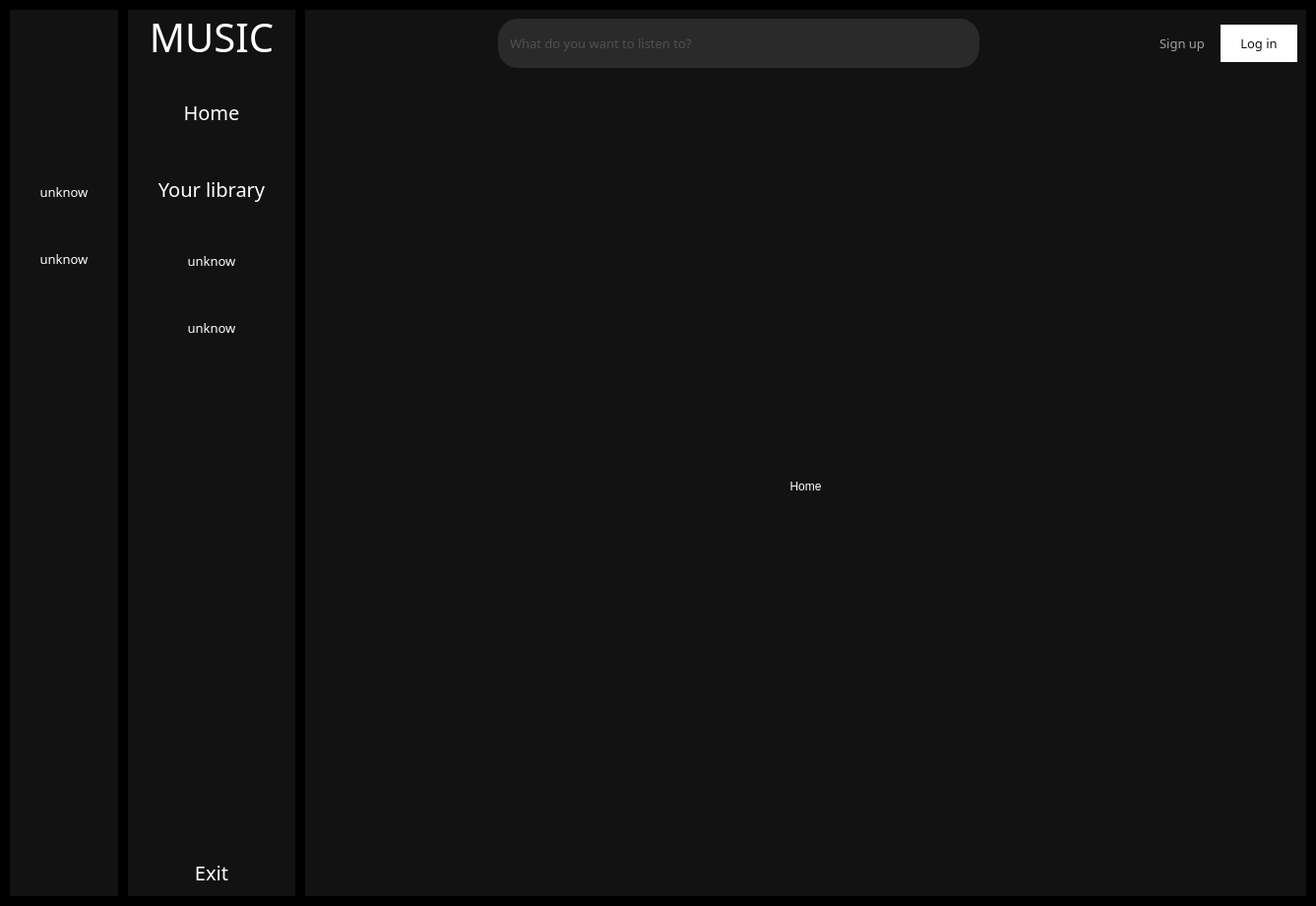
<?xml version="1.0" encoding="UTF-8"?>
<ui version="4.0">
 <class>MainWindow</class>
 <widget class="QMainWindow" name="MainWindow">
  <property name="geometry">
   <rect>
    <x>0</x>
    <y>0</y>
    <width>1337</width>
    <height>920</height>
   </rect>
  </property>
  <property name="font">
   <font>
    <family>Arial Rounded MT Bold</family>
    <pointsize>10</pointsize>
   </font>
  </property>
  <property name="windowTitle">
   <string>MainWindow</string>
  </property>
  <widget class="QWidget" name="centralwidget">
   <property name="styleSheet">
    <string notr="true">*{
border:none;
padding: 0px;
margin:0px;
color:#fff
}

#centralwidget{
background-color: black;
}

#icon_only_widget{
background-color:#121212
}

#full_menu_widget{
background-color:#121212
}

#main_widget {
background-color:#121212;
}

#icon_only_widget QPushButton {
border:none;
padding:10px 30px;
border-radius:10px
}

#full_menu_widget QPushButton {
border:none;
padding:10px 30px;
border-radius:10px;
color:white
}

#search_input{
border:none;
padding: 15px 10px;
border-radius: 20px;
background-color: #2A2A2A;
color:#757575
}

#search_input:hover {
border: 1px solid gray
}

#search_input:focus {
border: 2px solid white
}

#login_btn{
background-color:white;
padding: 10px 20px;
border-radius: 20px;
color:#121212;
}

#signup_btn{
padding: 10px;
color: #A2A2A2;
}

#signup_btn:hover{
color:white
}</string>
   </property>
   <layout class="QGridLayout" name="gridLayout">
    <property name="leftMargin">
     <number>10</number>
    </property>
    <property name="topMargin">
     <number>10</number>
    </property>
    <property name="rightMargin">
     <number>10</number>
    </property>
    <property name="bottomMargin">
     <number>10</number>
    </property>
    <property name="spacing">
     <number>10</number>
    </property>
    <item row="0" column="0">
     <widget class="QWidget" name="icon_only_widget" native="true">
      <layout class="QVBoxLayout" name="verticalLayout_3">
       <property name="spacing">
        <number>0</number>
       </property>
       <property name="leftMargin">
        <number>0</number>
       </property>
       <property name="topMargin">
        <number>0</number>
       </property>
       <property name="rightMargin">
        <number>0</number>
       </property>
       <property name="bottomMargin">
        <number>0</number>
       </property>
       <item>
        <layout class="QHBoxLayout" name="logo_layout">
         <property name="spacing">
          <number>0</number>
         </property>
         <property name="bottomMargin">
          <number>0</number>
         </property>
         <item alignment="Qt::AlignVCenter">
          <widget class="QLabel" name="label">
           <property name="minimumSize">
            <size>
             <width>0</width>
             <height>0</height>
            </size>
           </property>
           <property name="maximumSize">
            <size>
             <width>60</width>
             <height>60</height>
            </size>
           </property>
           <property name="font">
            <font>
             <family>Arial Rounded MT Bold</family>
             <pointsize>5</pointsize>
            </font>
           </property>
           <property name="text">
            <string/>
           </property>
           <property name="pixmap">
            <pixmap>resources3.qrc/icons8-music-50.png</pixmap>
           </property>
           <property name="scaledContents">
            <bool>true</bool>
           </property>
           <property name="alignment">
            <set>Qt::AlignCenter</set>
           </property>
           <property name="margin">
            <number>10</number>
           </property>
          </widget>
         </item>
        </layout>
       </item>
       <item>
        <layout class="QVBoxLayout" name="verticalLayout">
         <property name="spacing">
          <number>30</number>
         </property>
         <property name="leftMargin">
          <number>0</number>
         </property>
         <property name="topMargin">
          <number>20</number>
         </property>
         <property name="rightMargin">
          <number>0</number>
         </property>
         <property name="bottomMargin">
          <number>0</number>
         </property>
         <item>
          <widget class="QPushButton" name="home_btn">
           <property name="text">
            <string/>
           </property>
           <property name="icon">
            <iconset>
             <normaloff>resources3.qrc/House.svg</normaloff>resources3.qrc/House.svg</iconset>
           </property>
           <property name="iconSize">
            <size>
             <width>40</width>
             <height>40</height>
            </size>
           </property>
           <property name="checkable">
            <bool>true</bool>
           </property>
           <property name="autoExclusive">
            <bool>true</bool>
           </property>
          </widget>
         </item>
         <item>
          <widget class="QPushButton" name="library_btn">
           <property name="text">
            <string/>
           </property>
           <property name="icon">
            <iconset>
             <normaloff>resources3.qrc/Playlist.svg</normaloff>resources3.qrc/Playlist.svg</iconset>
           </property>
           <property name="iconSize">
            <size>
             <width>40</width>
             <height>40</height>
            </size>
           </property>
           <property name="checkable">
            <bool>true</bool>
           </property>
           <property name="autoExclusive">
            <bool>true</bool>
           </property>
          </widget>
         </item>
         <item>
          <widget class="QPushButton" name="pushButton_4">
           <property name="text">
            <string>unknow</string>
           </property>
           <property name="checkable">
            <bool>true</bool>
           </property>
           <property name="autoExclusive">
            <bool>true</bool>
           </property>
          </widget>
         </item>
         <item>
          <widget class="QPushButton" name="pushButton_5">
           <property name="text">
            <string>unknow</string>
           </property>
           <property name="checkable">
            <bool>true</bool>
           </property>
           <property name="autoExclusive">
            <bool>true</bool>
           </property>
          </widget>
         </item>
        </layout>
       </item>
       <item>
        <spacer name="verticalSpacer">
         <property name="orientation">
          <enum>Qt::Vertical</enum>
         </property>
         <property name="sizeHint" stdset="0">
          <size>
           <width>20</width>
           <height>522</height>
          </size>
         </property>
        </spacer>
       </item>
       <item>
        <widget class="QPushButton" name="exit">
         <property name="text">
          <string/>
         </property>
         <property name="icon">
          <iconset>
           <normaloff>resources3.qrc/icons8-exit-50.png</normaloff>resources3.qrc/icons8-exit-50.png</iconset>
         </property>
         <property name="iconSize">
          <size>
           <width>30</width>
           <height>30</height>
          </size>
         </property>
        </widget>
       </item>
      </layout>
     </widget>
    </item>
    <item row="0" column="1">
     <widget class="QWidget" name="full_menu_widget" native="true">
      <layout class="QVBoxLayout" name="verticalLayout_4">
       <property name="spacing">
        <number>5</number>
       </property>
       <property name="leftMargin">
        <number>0</number>
       </property>
       <property name="topMargin">
        <number>0</number>
       </property>
       <property name="rightMargin">
        <number>0</number>
       </property>
       <property name="bottomMargin">
        <number>0</number>
       </property>
       <item>
        <widget class="QLabel" name="label_3">
         <property name="font">
          <font>
           <family>Arial Rounded MT Bold</family>
           <pointsize>30</pointsize>
          </font>
         </property>
         <property name="text">
          <string>MUSIC</string>
         </property>
         <property name="alignment">
          <set>Qt::AlignCenter</set>
         </property>
         <property name="margin">
          <number>0</number>
         </property>
        </widget>
       </item>
       <item>
        <layout class="QVBoxLayout" name="verticalLayout_2">
         <property name="spacing">
          <number>30</number>
         </property>
         <property name="leftMargin">
          <number>0</number>
         </property>
         <property name="topMargin">
          <number>20</number>
         </property>
         <property name="rightMargin">
          <number>0</number>
         </property>
         <property name="bottomMargin">
          <number>0</number>
         </property>
         <item>
          <widget class="QPushButton" name="home_btn_2">
           <property name="font">
            <font>
             <family>Arial Rounded MT Bold</family>
             <pointsize>15</pointsize>
            </font>
           </property>
           <property name="text">
            <string>Home</string>
           </property>
           <property name="icon">
            <iconset>
             <normaloff>resources3.qrc/House.svg</normaloff>resources3.qrc/House.svg</iconset>
           </property>
           <property name="iconSize">
            <size>
             <width>40</width>
             <height>40</height>
            </size>
           </property>
           <property name="checkable">
            <bool>true</bool>
           </property>
           <property name="autoExclusive">
            <bool>true</bool>
           </property>
          </widget>
         </item>
         <item>
          <widget class="QPushButton" name="library_btn_2">
           <property name="font">
            <font>
             <family>Arial Rounded MT Bold</family>
             <pointsize>15</pointsize>
            </font>
           </property>
           <property name="text">
            <string>Your library</string>
           </property>
           <property name="icon">
            <iconset>
             <normaloff>resources3.qrc/Playlist.svg</normaloff>resources3.qrc/Playlist.svg</iconset>
           </property>
           <property name="iconSize">
            <size>
             <width>40</width>
             <height>40</height>
            </size>
           </property>
           <property name="checkable">
            <bool>true</bool>
           </property>
           <property name="autoExclusive">
            <bool>true</bool>
           </property>
          </widget>
         </item>
         <item>
          <widget class="QPushButton" name="pushButton_10">
           <property name="text">
            <string>unknow</string>
           </property>
           <property name="checkable">
            <bool>true</bool>
           </property>
           <property name="autoExclusive">
            <bool>true</bool>
           </property>
          </widget>
         </item>
         <item>
          <widget class="QPushButton" name="pushButton_11">
           <property name="text">
            <string>unknow</string>
           </property>
           <property name="checkable">
            <bool>true</bool>
           </property>
           <property name="autoExclusive">
            <bool>true</bool>
           </property>
          </widget>
         </item>
        </layout>
       </item>
       <item>
        <spacer name="verticalSpacer_2">
         <property name="orientation">
          <enum>Qt::Vertical</enum>
         </property>
         <property name="sizeHint" stdset="0">
          <size>
           <width>20</width>
           <height>511</height>
          </size>
         </property>
        </spacer>
       </item>
       <item>
        <widget class="QPushButton" name="exit_2">
         <property name="font">
          <font>
           <family>Arial Rounded MT Bold</family>
           <pointsize>15</pointsize>
          </font>
         </property>
         <property name="text">
          <string>Exit</string>
         </property>
         <property name="icon">
          <iconset>
           <normaloff>resources3.qrc/icons8-exit-50.png</normaloff>resources3.qrc/icons8-exit-50.png</iconset>
         </property>
         <property name="iconSize">
          <size>
           <width>30</width>
           <height>30</height>
          </size>
         </property>
        </widget>
       </item>
      </layout>
     </widget>
    </item>
    <item row="0" column="2">
     <widget class="QWidget" name="main_widget" native="true">
      <layout class="QVBoxLayout" name="verticalLayout_5">
       <property name="spacing">
        <number>0</number>
       </property>
       <property name="leftMargin">
        <number>0</number>
       </property>
       <property name="topMargin">
        <number>0</number>
       </property>
       <property name="rightMargin">
        <number>0</number>
       </property>
       <property name="bottomMargin">
        <number>0</number>
       </property>
       <item>
        <widget class="QWidget" name="header_page" native="true">
         <property name="minimumSize">
          <size>
           <width>0</width>
           <height>40</height>
          </size>
         </property>
         <layout class="QHBoxLayout" name="horizontalLayout_3">
          <item>
           <widget class="QPushButton" name="menu_btn">
            <property name="text">
             <string/>
            </property>
            <property name="icon">
             <iconset>
              <normaloff>resources3.qrc/icons8-menu-50.png</normaloff>resources3.qrc/icons8-menu-50.png</iconset>
            </property>
            <property name="iconSize">
             <size>
              <width>40</width>
              <height>40</height>
             </size>
            </property>
            <property name="checkable">
             <bool>true</bool>
            </property>
           </widget>
          </item>
          <item>
           <spacer name="horizontalSpacer">
            <property name="orientation">
             <enum>Qt::Horizontal</enum>
            </property>
            <property name="sizeType">
             <enum>QSizePolicy::Fixed</enum>
            </property>
            <property name="sizeHint" stdset="0">
             <size>
              <width>150</width>
              <height>20</height>
             </size>
            </property>
           </spacer>
          </item>
          <item>
           <layout class="QHBoxLayout" name="horizontalLayout">
            <property name="rightMargin">
             <number>30</number>
            </property>
            <item>
             <widget class="QLineEdit" name="search_input">
              <property name="minimumSize">
               <size>
                <width>0</width>
                <height>0</height>
               </size>
              </property>
              <property name="font">
               <font>
                <family>Arial Rounded MT Bold</family>
                <pointsize>10</pointsize>
               </font>
              </property>
              <property name="placeholderText">
               <string>What do you want to listen to?</string>
              </property>
             </widget>
            </item>
            <item>
             <widget class="QPushButton" name="search_btn">
              <property name="text">
               <string/>
              </property>
              <property name="icon">
               <iconset>
                <normaloff>resources3.qrc/icons8-search-50.png</normaloff>resources3.qrc/icons8-search-50.png</iconset>
              </property>
              <property name="iconSize">
               <size>
                <width>40</width>
                <height>40</height>
               </size>
              </property>
             </widget>
            </item>
           </layout>
          </item>
          <item>
           <spacer name="horizontalSpacer_2">
            <property name="orientation">
             <enum>Qt::Horizontal</enum>
            </property>
            <property name="sizeType">
             <enum>QSizePolicy::Fixed</enum>
            </property>
            <property name="sizeHint" stdset="0">
             <size>
              <width>100</width>
              <height>20</height>
             </size>
            </property>
           </spacer>
          </item>
          <item>
           <layout class="QHBoxLayout" name="horizontalLayout_2">
            <item>
             <widget class="QPushButton" name="signup_btn">
              <property name="font">
               <font>
                <family>Arial Rounded MT Bold</family>
                <pointsize>10</pointsize>
               </font>
              </property>
              <property name="text">
               <string>Sign up</string>
              </property>
             </widget>
            </item>
            <item>
             <widget class="QPushButton" name="login_btn">
              <property name="font">
               <font>
                <family>Arial Rounded MT Bold</family>
                <pointsize>10</pointsize>
               </font>
              </property>
              <property name="text">
               <string>Log in</string>
              </property>
              <property name="iconSize">
               <size>
                <width>40</width>
                <height>40</height>
               </size>
              </property>
             </widget>
            </item>
           </layout>
          </item>
         </layout>
        </widget>
       </item>
       <item>
        <widget class="QStackedWidget" name="stackedWidget">
         <property name="currentIndex">
          <number>0</number>
         </property>
         <widget class="QWidget" name="page">
          <layout class="QVBoxLayout" name="verticalLayout_6">
           <item>
            <widget class="QLabel" name="label_4">
             <property name="text">
              <string>Home</string>
             </property>
             <property name="alignment">
              <set>Qt::AlignCenter</set>
             </property>
            </widget>
           </item>
          </layout>
         </widget>
         <widget class="QWidget" name="page_3">
          <layout class="QVBoxLayout" name="verticalLayout_8">
           <item>
            <widget class="QLabel" name="label_6">
             <property name="text">
              <string>Search</string>
             </property>
             <property name="alignment">
              <set>Qt::AlignCenter</set>
             </property>
            </widget>
           </item>
          </layout>
         </widget>
         <widget class="QWidget" name="page_2">
          <layout class="QVBoxLayout" name="verticalLayout_7">
           <item>
            <widget class="QLabel" name="label_5">
             <property name="text">
              <string>Libraby</string>
             </property>
             <property name="alignment">
              <set>Qt::AlignCenter</set>
             </property>
            </widget>
           </item>
          </layout>
         </widget>
        </widget>
       </item>
      </layout>
     </widget>
    </item>
   </layout>
  </widget>
 </widget>
 <resources/>
 <connections>
  <connection>
   <sender>menu_btn</sender>
   <signal>toggled(bool)</signal>
   <receiver>icon_only_widget</receiver>
   <slot>setVisible(bool)</slot>
   <hints>
    <hint type="sourcelabel">
     <x>352</x>
     <y>19</y>
    </hint>
    <hint type="destinationlabel">
     <x>23</x>
     <y>800</y>
    </hint>
   </hints>
  </connection>
  <connection>
   <sender>menu_btn</sender>
   <signal>toggled(bool)</signal>
   <receiver>full_menu_widget</receiver>
   <slot>setHidden(bool)</slot>
   <hints>
    <hint type="sourcelabel">
     <x>365</x>
     <y>18</y>
    </hint>
    <hint type="destinationlabel">
     <x>339</x>
     <y>412</y>
    </hint>
   </hints>
  </connection>
  <connection>
   <sender>home_btn</sender>
   <signal>toggled(bool)</signal>
   <receiver>home_btn_2</receiver>
   <slot>setChecked(bool)</slot>
   <hints>
    <hint type="sourcelabel">
     <x>48</x>
     <y>86</y>
    </hint>
    <hint type="destinationlabel">
     <x>198</x>
     <y>67</y>
    </hint>
   </hints>
  </connection>
  <connection>
   <sender>home_btn_2</sender>
   <signal>toggled(bool)</signal>
   <receiver>home_btn</receiver>
   <slot>setChecked(bool)</slot>
   <hints>
    <hint type="sourcelabel">
     <x>117</x>
     <y>96</y>
    </hint>
    <hint type="destinationlabel">
     <x>71</x>
     <y>103</y>
    </hint>
   </hints>
  </connection>
  <connection>
   <sender>library_btn</sender>
   <signal>toggled(bool)</signal>
   <receiver>library_btn_2</receiver>
   <slot>setChecked(bool)</slot>
   <hints>
    <hint type="sourcelabel">
     <x>70</x>
     <y>238</y>
    </hint>
    <hint type="destinationlabel">
     <x>182</x>
     <y>234</y>
    </hint>
   </hints>
  </connection>
  <connection>
   <sender>library_btn_2</sender>
   <signal>toggled(bool)</signal>
   <receiver>library_btn</receiver>
   <slot>setChecked(bool)</slot>
   <hints>
    <hint type="sourcelabel">
     <x>120</x>
     <y>261</y>
    </hint>
    <hint type="destinationlabel">
     <x>76</x>
     <y>265</y>
    </hint>
   </hints>
  </connection>
 </connections>
</ui>
